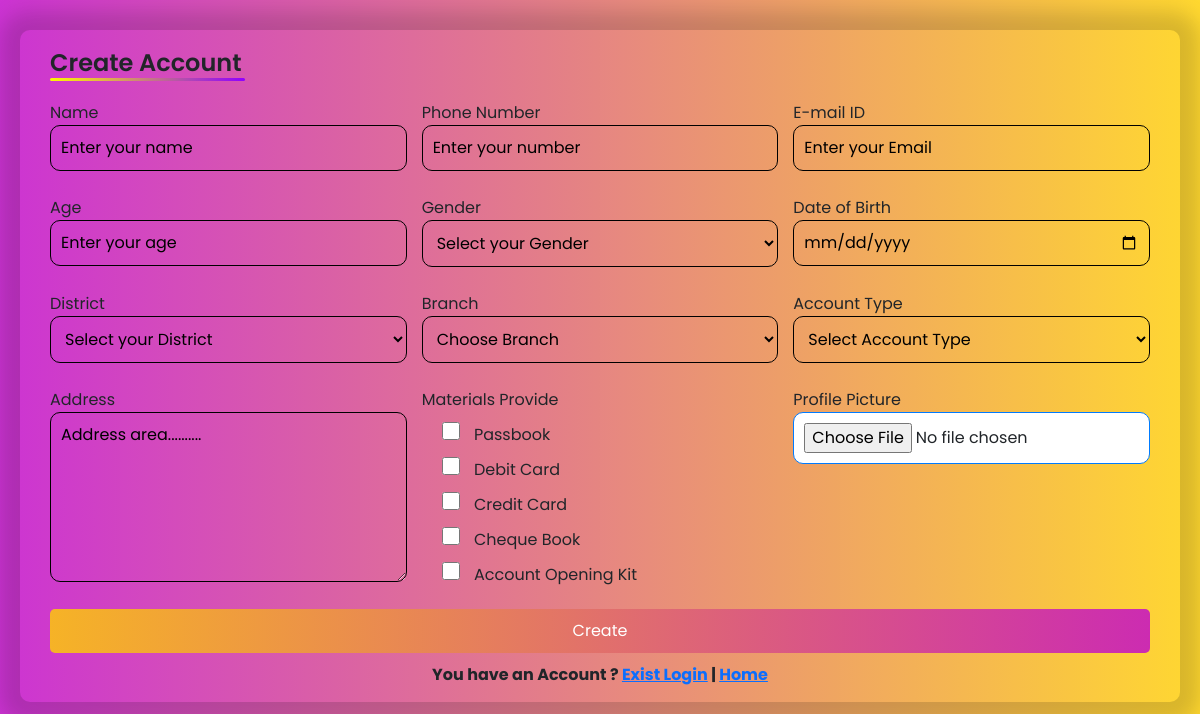
/create_account/ (signed in), run on the app's committed database.
### BANK/models.py (models this page shows, shortened)
class Materials(models.Model):
    materials = models.CharField(max_length=200)

### BANK/views.py (the view)
# urls.py: path('create_account/', views.create_account_view, name='create_account'),
@login_required
def create_account_view(request):
    districts = District.objects.all()
    genders = Gender.objects.all()
    account_types = Account_type.objects.all()
    materials_provided = Materials.objects.all()
    account_success_flag = False
    account_id = None
    image_missing_flag = False
    if request.method == 'POST':
        form = CreateAccountForm(request.POST, request.FILES)
        if form.is_valid():
            data = form.cleaned_data
            name = data['name']
            date_of_birth = data['date_of_birth']
            age = data['age']
            gender = data['gender']
            phone_number = data['phone_number']
            mail_id = data['mail_id']
            address = data['address']
            district = data['district']
            branch = data['branch']
            account_type = data['account_type']
            profile_image = request.FILES.get('profile_image')
            materials_provide_ids = [int(material_id) for material_id in request.POST.getlist('materials_provide')]
            materials_provide = Materials.objects.filter(pk__in=materials_provide_ids)
            account = CreateAccount(
                name=name,
                date_of_birth=date_of_birth,
                age=age,
                gender=gender,
                phone_number=phone_number,
                mail_id=mail_id,
                address=address,
                district=district,
                branch=branch,
                account_type=account_type,
                profile_image=profile_image,
            )
            if profile_image:
                account.profile_image.save(profile_image.name, ContentFile(profile_image.read()))
                account.save()
                account.materials_provide.set(materials_provide)
                account_success_flag = True
                account_id = account.pk
            else:
                image_missing_flag = True
        else:
            pass
    else:
        form = CreateAccountForm()
    context = {
        'form': form,
        'districts': districts,
        'genders': genders,
        'account_types': account_types,
        'materials_provided': materials_provided,
        'account_success_flag': account_success_flag,
        'account_id': account_id,
        'image_missing_flag': image_missing_flag,
    }
    return render(request, 'account.html', context)

### BANK/forms.py (shortened to what this page needs)
class CreateAccountForm(ModelForm):
    class Meta:
        model = CreateAccount
        fields = '__all__'
    def __init__(self, *args, **kwargs):
        super(CreateAccountForm, self).__init__(*args, **kwargs)
        if self.instance.pk:
            self.fields['materials_provide'].queryset = self.instance.materials_provide.all()

### Templates/account.html (shortened to what this page needs)
<!DOCTYPE html>
{% load static %}
<html lang="en" dir="ltr" xmlns="http://www.w3.org/1999/html">
  <head>
    <link rel="stylesheet" href="https://cdn.jsdelivr.net/npm/bootstrap@5.3.2/dist/css/bootstrap.min.css">
    <link rel="stylesheet" href="{% static 'Account/css/account.css' %}">
  </head>
<body>
{% if account_success_flag %}
<div class="container message">
    <div class="success-message-title">WELCOME</div>
      <strong class="success-message">
        Successfully Created an Account👍
      </strong>
    <div class="button2">
        <a href="{% url 'BANK:profile' account_id=account.id %}">
          <button>
            Profile
          </button>
        </a>
    </div>
  </div>
{% else %}
  <div class="container account">
    <div class="title">Create Account</div>
    <div class="content">
      <form method="post" action="{% url 'BANK:create_account' %}" enctype="multipart/form-data">
        <div class="user-details">
          <div class="input-box">
            <label class="details" for="name">Name</label>
            <input name="name" id="name" type="text" placeholder="Enter your name" required>
          </div>
          <div class="input-box">
            <label class="details" for="phone_number">Phone Number</label>
            <input id="phone_number" name="phone_number" type="number" placeholder="Enter your number" required>
          </div>
          <div class="input-box">
            <label class="details" for="mail_id">E-mail ID</label>
            <input id="mail_id" name="mail_id" type="email" placeholder="Enter your Email" required>
          </div>
          <div class="input-box">
            <label class="details" for="age">Age</label>
            <input id="age" name="age" type="number" placeholder="Enter your age" required>
          </div>
          <div class="input-box">
            <label class="details" for="gender">Gender</label>
            <select class="select" id="gender"  name="gender" required>
              <option value="" selected>Select your Gender</option>
            </select>
          </div>
          <div class="input-box">
            <label class="details" for="date_of_birth">Date of Birth</label>
            <input id="date_of_birth" name="date_of_birth" type="date" placeholder="Enter your Date of Birth" required>
          </div>
          <div class="input-box">
            <label class="details" for="district">District</label>
            <select class="select" name="district" id="district" required>
              <option value="" selected>Select your District</option>
            </select>
          </div>
          <div class="input-box">
            <label class="details" for="branch">Branch</label>
            <select class="select" name="branch" id="branch" required>
              <option value="" selected>Choose Branch</option>
            </select>
          </div>
          <div class="input-box">
            <label class="details" for="account_type">Account Type</label>
            <select class="select" id="account_type" name="account_type" required>
              <option value="" selected>Select Account Type</option>
            </select>
          </div>
          <div class="input-box">
            <label class="details" for="address">Address</label>
            <textarea class="select for-address" id="address" name="address" placeholder="Address area.........." required></textarea>
          </div>
          <div class="materials-provide">
            <label class="materials-title" for="materials_provide">Materials Provide</label>
            <div class="materials">
              {% for material in materials_provided  %}
              <span class="materials-options">
                <input class="materials-checkbox" type="checkbox" id="materials_provide" name="materials_provide" value="{{ material.id }}"
                     {% if material.pk in form.initial.materials_provide.values_list %}checked{% endif %}>
                {{ material.materials }}
              </span>
              {% endfor %}
            </div>
          </div>
          <div class="input-box">
            <label class="details" for="profile_image">Profile Picture</label>
            <input id="profile_image" name="profile_image" type="file">
          </div>
        </div>
        <div class="button1">
          <button type="submit" id="show_second_container">Create</button>
          <strong>You have an Account ? <a href="{% url 'BANK:account_login' %}">Exist Login</a>   |
            <a href="{% url 'BANK:home' %}">Home</a></strong>
        </div>
      </form>
    </div>
  </div>
{% endif %}
  </body>
</html>

### static/Account/css/account.css (style rules this page uses)
* { margin: 0; padding: 0; box-sizing: border-box; font-family: 'Poppins',sans-serif; }
body { margin:30px 20px; display: flex; justify-content: center; align-items: center; background: linear-gradient(90deg, #c20acad4, #ffcf00cf); }
.account { box-shadow: 0px 2px 20px 20px rgba(0,0,0,0.15); display: flow; justify-content: center; align-items: center; box-sizing: border-box; border-radius: 10px; max-width: 1200px; width: 100%; padding: 15px 30px; }
.account .title::before { content: ""; position: absolute; left: 0; bottom: 0; height: 3px; width: 195px; border-radius: 5px; background: linear-gradient(90deg, #fff900, #8f00ff); }
.title { font-size: 24px; font-weight: 600; margin-bottom: 20px; position: relative; }
.content { margin-top: 20px; }
.user-details { display: grid; grid-template-columns: repeat(auto-fill, minmax(300px, 1fr)); gap: 15px; }
.input-box { margin-bottom: 10px; }
.input-box input::placeholder, .input-box textarea::placeholder { color: #000; }
.for-address { height:170px; }
.input-box select:valid, .input-box textarea:valid, .input-box input:valid { border-color: #007bff; background:#fff; }
.select, .input-box input, .input-box textarea { width: 100%; padding: 10px; border: 1px solid #000; border-radius: 10px; box-sizing: border-box; background: transparent; }
.materials-provide { display: block; }
.materials { margin-top: 10px; padding-left:20px; }
.materials-options { display: block; margin-bottom: 10px; }
.materials-checkbox { margin-right: 5px; }
form .materials span .materials-checkbox { height: 18px; width: 18px; border-radius: 50%; margin-right: 10px; background: #00ff14; border: 5px solid transparent; transition: all 0.3s ease; }
.button1 { text-align: center; }
.button1 button { background: linear-gradient(90deg, #ffcf00cf, #c20acad4); color: #fff; padding: 10px 20px; border: none; border-radius: 5px; cursor: pointer; font-size: 16px; width:100%; margin:10px 0px; }

### data on the page
Materials: materials "Passbook"
Materials: materials "Debit Card"
Materials: materials "Credit Card"
Materials: materials "Cheque Book"
Materials: materials "Account Opening Kit"
